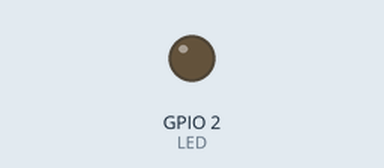
Simulated run of this sketch. Board: ESP8266 (NodeMCU). Parts: output pins drawn as LEDs (lit = HIGH). WiFi joins after 1.5 s; servers stay silent unless stated; uploads are accepted with an empty reply; what the sketch prints to the serial monitor is not drawn.

Above: at 6.0 s.
At 39.4 s:
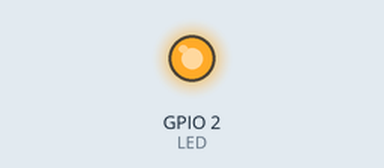
Timing chart, 0 to 42.5 s (numbered marks = the images above):
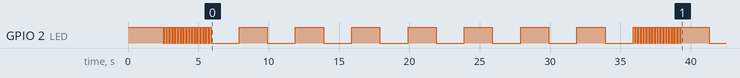

Measured:
- by itself, GPIO 2 (LED): goes 17 × (LOW 0.10 s, HIGH 0.10 s), 7 × (LOW 2.0 s, HIGH 2.0 s), LOW 2.0 s, 17 × (HIGH 0.10 s, LOW 0.10 s), HIGH 2.0 s, then LOW

The sketch:

External_IP_updater.ino
```cpp
#include <ESP8266WiFi.h>
#include <ESP8266HTTPClient.h>
#include <Ticker.h>  //Ticker Library

Ticker blinker;

#define LED 2  //On board LED

  void changeState()
{
  digitalWrite(LED, !(digitalRead(LED)));  //Invert Current State of LED
}

//WiFi credentials
const char* ssid = "itsWiFi";
const char* password = "P@ssW0rdEdhukuquestionmark";

//DuckDns token and domain
const char* _getLink = "http://www.duckdns.org/update?domains=myrdp&token=e27759d9-023e-4a14-90d1-5eb7410785f1&ip=";

//variable declaration
String ip;
int cycle = 1;

//object declaration
//WiFiClient client;
WiFiClientSecure client;
HTTPClient http;

void setup() {
  pinMode(LED,OUTPUT);
  digitalWrite(LED,HIGH);
  Serial.begin(9600);
  delay(1000);

  Serial.print("Connecting to ");
  Serial.println(ssid);

  //connect to local wi-fi network
  WiFi.begin(ssid, password);

  //check wi-fi is connected to wi-fi network
  while (WiFi.status() != WL_CONNECTED)
  {
    delay(1500);
    Serial.print(".");
    digitalWrite(LED,LOW);
    blinker.attach(0.5, changeState);
  }
  Serial.println("");
  Serial.println("WiFi connected");
  digitalWrite(LED,LOW);
  client.setInsecure();/////////////////////////////////////////////
}

void loop()
{
  blinker.attach(0.1, changeState);
  Serial.print("Update Cycle: ");
  Serial.println(cycle);

  GetExternalIP();  //Get or Update public ip address

  //Configure DuckDns update link
  String getLink;
  getLink = _getLink + ip + "&verbose=true";

  if (WiFi.status() == WL_CONNECTED) //Check WiFi connection status
  {
    //Send request
    //never ever use https use only http damn
    http.begin(getLink);
    //http.begin("https://link-ip.nextdns.io/dc6f9e/0e1a8951b0479e58");    //NextDNS
    int httpCode = http.GET();

    //Check if the request got any valid response
    //Check the returning code
    if (httpCode > 0)
    {
      String payload = http.getString();   //Get the request response payload

      //Print the response payload
      Serial.println("Response from DuckDns");
      delay(3000);//for led indication
      Serial.println("{");
      Serial.println(payload);
      Serial.println("}");
      Serial.println("**********************************");
    }

    //Detects error in http request
    if (httpCode !=200)
    {
      Serial.println("!!!!ERROR BAD RESPONSE from DuckDns!!!!");
    }
    http.end();     //Close connection
  }
  cycle++;         //Update cycle number
  Serial.println();
  Serial.println();
  blinker.attach(2, changeState);

  delay(30000);    //Send a request every 30 seconds
}

void GetExternalIP()
{
  HTTPClient http;
  client.setInsecure();///////////////////////////////////////
  http.begin(client,"https://link-ip.nextdns.io/dc6f9e/0e1a8951b0479e58");     //Specify request destination

  int httpCode = http.GET();            //Send the request
  String payload = http.getString();    //Get the response payload
  ip = "";
  Serial.print("HTTP response code: ");
  Serial.println(httpCode);
  Serial.print("Payload: ");//Print HTTP return code
  Serial.println(payload);      //Print request response payload
  http.end();

  ip = payload;
  //Serial.println("**********************************");
  Serial.print("Current Public IP: ");
  Serial.println(ip);
}
```
